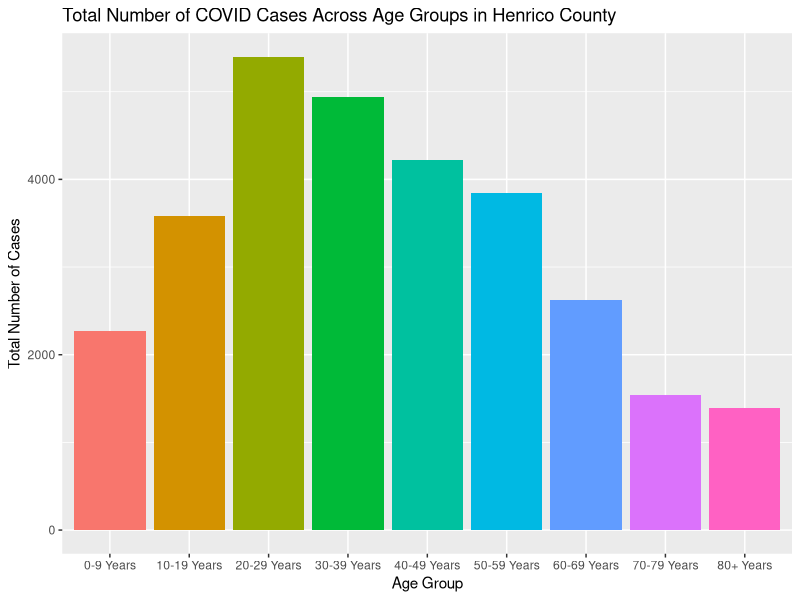
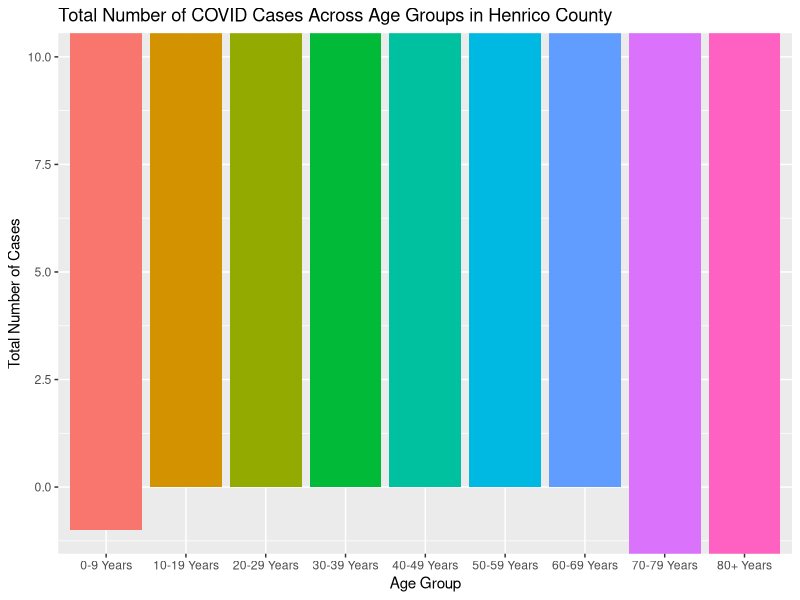
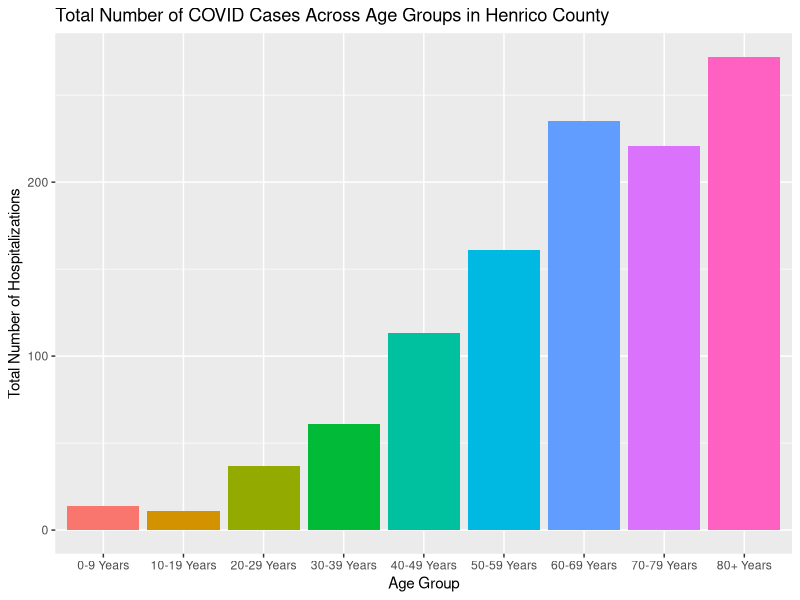
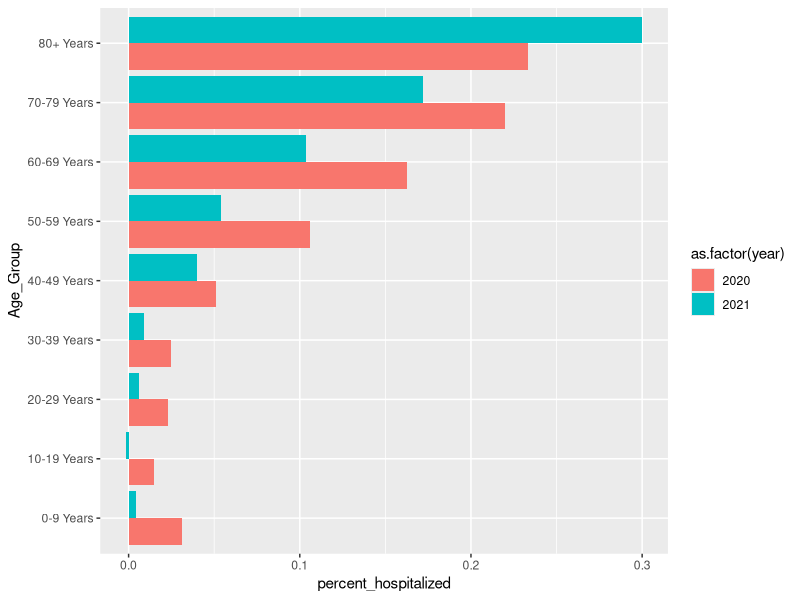
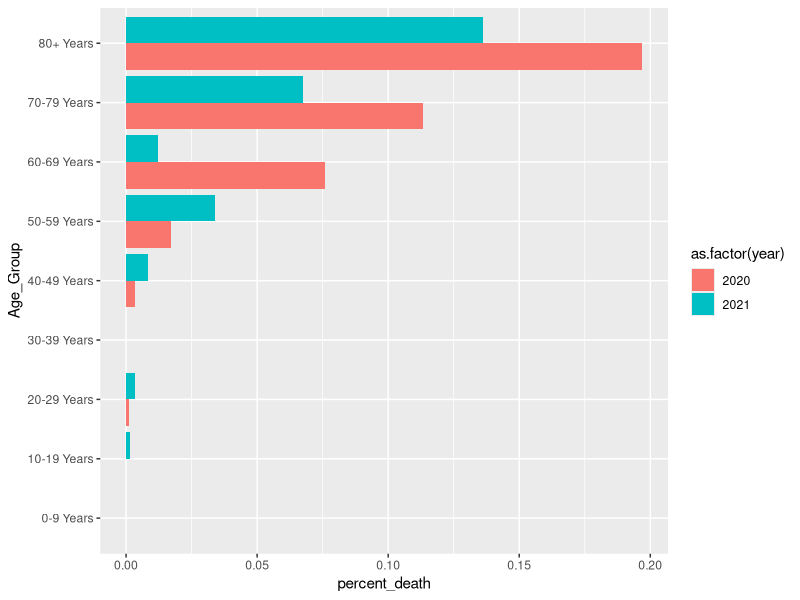
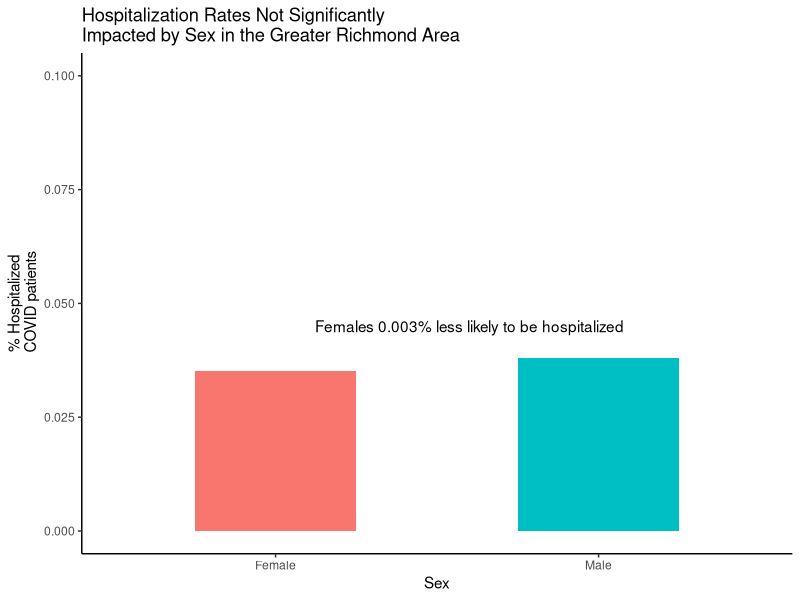

Write R code to recreate these figures, in order.
## ---- chunk 1
knitr::opts_chunk$set(echo = TRUE)
## ---- chunk 2
library(lubridate)
library(tidyverse)

covid_data_by_week <- read_csv("data/covid_data_henrico_byweek.csv")
covid_data_sex <- read_csv("data/covid_data_greaterrichmondarea_byweek_sex.csv")
## ---- chunk 3
covid_data_by_week %>%
  group_by(Age_Group)%>%
  summarise(total_cases = sum(sum_cases))%>%
  ggplot(aes(x = Age_Group, y = total_cases, fill = Age_Group))+
  geom_bar(stat = 'identity')+
  guides(fill = "none")+
  labs(title = "Total Number of COVID Cases Across Age Groups in Henrico County", 
       x = "Age Group", y = "Total Number of Cases")


## ---- chunk 4
covid_data_by_week %>%
  ggplot(aes(x = Age_Group, y = sum_cases, fill = Age_Group))+
  geom_bar(stat = 'identity')+
  guides(fill = "none")+
  labs(title = "Total Number of COVID Cases Across Age Groups in Henrico County", x = "Age Group", y = "Total Number of Cases")+
  coord_cartesian(ylim = c(-1,10))

## ---- chunk 5
covid_data_by_week %>%
  group_by(Age_Group)%>%
  summarise(total_hos = sum(sum_hospital))%>%
  ggplot(aes(x = Age_Group, y = total_hos, fill = Age_Group))+
  geom_bar(stat = 'identity')+
  guides(fill = "none")+
  labs(title = "Total Number of COVID Cases Across Age Groups in Henrico County", 
       x = "Age Group", y = "Total Number of Hospitalizations")
## ---- chunk 6
summer_months <- c("May", "June", "July", "August")

do_vaccines_work <- covid_data_by_week %>%
  mutate(year = year(week_of),
         month = month(week_of, label = TRUE, abbr = FALSE))%>%
  filter(month %in% summer_months)%>%
  group_by(year, Age_Group)%>%
  summarise(total_cases = sum(sum_cases),
            total_hospitalized = sum(sum_hospital),
            total_deaths = sum(sum_deaths))%>%
  mutate(percent_hospitalized = total_hospitalized / total_cases, 
         percent_death = total_deaths / total_cases)
## ---- chunk 7
ggplot(do_vaccines_work, aes(x = Age_Group, y = percent_hospitalized, fill = as.factor(year)))+
  geom_bar(position = "dodge", stat = "identity")+
  coord_flip()
## ---- chunk 8
ggplot(do_vaccines_work, aes(x = Age_Group, y = percent_death, fill = as.factor(year)))+
  geom_bar(position = "dodge", stat = "identity")+
  coord_flip()
## ---- chunk 9
sex_table <- covid_data_sex %>%
  filter(Sex == "Female" | Sex == "Male")%>%
  group_by(Sex)%>%
  summarise(total_cases = sum(sum_cases),
            total_hospital = sum(sum_hospital),
            total_deaths = sum(sum_deaths))%>%
  mutate(per_hos = total_hospital / total_cases,
         per_death = total_deaths / total_cases)

sex_table
## ---- chunk 10

ggplot(sex_table, aes(x = Sex, y = per_hos, fill = Sex))+
  geom_bar(stat = 'identity', width = 0.5)+
  labs(title = "Hospitalization Rates Not Significantly \nImpacted by Sex in the Greater Richmond Area", y = " % Hospitalized \n COVID patients", x = "Sex")+
  coord_cartesian(ylim = c(0,.1))+
  annotate("text", x = 1.6, y = .045, label = "Females 0.003% less likely to be hospitalized")+
  guides(fill = "none")+
  theme_classic()

